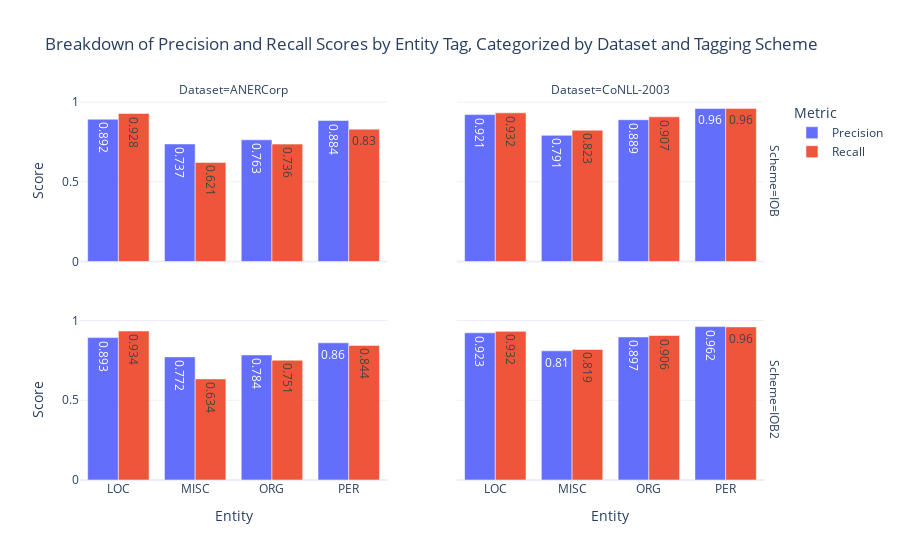

Here is the notebook cell this chart was saved with:
### Code cell
# Confusion matrix heatmap example
report_bar = ReportBarChart(dash_data, mappings)
report_bar.visualize()

### Figure 1 — Plotly figure (JSON) as saved in the notebook; plotly's stock layout.template omitted (floating-point values rounded to 4 significant figures)
{"data": [{"alignmentgroup": "True", "hovertemplate": "Metric=Precision<br>Scheme=IOB<br>Dataset=ANERCorp<br>Entity=%{x}<br>Score=%{text}<extra></extra>", "legendgroup": "Precision", "marker": {"color": "#636efa", "pattern": {"shape": ""}}, "name": "Precision", "offsetgroup": "Precision", "orientation": "v", "showlegend": true, "text": [0.892, 0.737, 0.763, 0.884], "textposition": "auto", "type": "bar", "x": ["LOC", "MISC", "ORG", "PER"], "xaxis": "x3", "y": [0.892, 0.737, 0.763, 0.884], "yaxis": "y3"}, {"alignmentgroup": "True", "hovertemplate": "Metric=Precision<br>Scheme=IOB<br>Dataset=CoNLL-2003<br>Entity=%{x}<br>Score=%{text}<extra></extra>", "legendgroup": "Precision", "marker": {"color": "#636efa", "pattern": {"shape": ""}}, "name": "Precision", "offsetgroup": "Precision", "orientation": "v", "showlegend": false, "text": [0.921, 0.791, 0.889, 0.96], "textposition": "auto", "type": "bar", "x": ["LOC", "MISC", "ORG", "PER"], "xaxis": "x4", "y": [0.921, 0.791, 0.889, 0.96], "yaxis": "y4"}, {"alignmentgroup": "True", "hovertemplate": "Metric=Precision<br>Scheme=IOB2<br>Dataset=ANERCorp<br>Entity=%{x}<br>Score=%{text}<extra></extra>", "legendgroup": "Precision", "marker": {"color": "#636efa", "pattern": {"shape": ""}}, "name": "Precision", "offsetgroup": "Precision", "orientation": "v", "showlegend": false, "text": [0.893, 0.772, 0.784, 0.86], "textposition": "auto", "type": "bar", "x": ["LOC", "MISC", "ORG", "PER"], "xaxis": "x", "y": [0.893, 0.772, 0.784, 0.86], "yaxis": "y"}, {"alignmentgroup": "True", "hovertemplate": "Metric=Precision<br>Scheme=IOB2<br>Dataset=CoNLL-2003<br>Entity=%{x}<br>Score=%{text}<extra></extra>", "legendgroup": "Precision", "marker": {"color": "#636efa", "pattern": {"shape": ""}}, "name": "Precision", "offsetgroup": "Precision", "orientation": "v", "showlegend": false, "text": [0.923, 0.81, 0.897, 0.962], "textposition": "auto", "type": "bar", "x": ["LOC", "MISC", "ORG", "PER"], "xaxis": "x2", "y": [0.923, 0.81, 0.897, 0.962], "yaxis": "y2"}, {"alignmentgroup": "True", "hovertemplate": "Metric=Recall<br>Scheme=IOB<br>Dataset=ANERCorp<br>Entity=%{x}<br>Score=%{text}<extra></extra>", "legendgroup": "Recall", "marker": {"color": "#EF553B", "pattern": {"shape": ""}}, "name": "Recall", "offsetgroup": "Recall", "orientation": "v", "showlegend": true, "text": [0.928, 0.621, 0.736, 0.83], "textposition": "auto", "type": "bar", "x": ["LOC", "MISC", "ORG", "PER"], "xaxis": "x3", "y": [0.928, 0.621, 0.736, 0.83], "yaxis": "y3"}, {"alignmentgroup": "True", "hovertemplate": "Metric=Recall<br>Scheme=IOB<br>Dataset=CoNLL-2003<br>Entity=%{x}<br>Score=%{text}<extra></extra>", "legendgroup": "Recall", "marker": {"color": "#EF553B", "pattern": {"shape": ""}}, "name": "Recall", "offsetgroup": "Recall", "orientation": "v", "showlegend": false, "text": [0.932, 0.823, 0.907, 0.96], "textposition": "auto", "type": "bar", "x": ["LOC", "MISC", "ORG", "PER"], "xaxis": "x4", "y": [0.932, 0.823, 0.907, 0.96], "yaxis": "y4"}, {"alignmentgroup": "True", "hovertemplate": "Metric=Recall<br>Scheme=IOB2<br>Dataset=ANERCorp<br>Entity=%{x}<br>Score=%{text}<extra></extra>", "legendgroup": "Recall", "marker": {"color": "#EF553B", "pattern": {"shape": ""}}, "name": "Recall", "offsetgroup": "Recall", "orientation": "v", "showlegend": false, "text": [0.934, 0.634, 0.751, 0.844], "textposition": "auto", "type": "bar", "x": ["LOC", "MISC", "ORG", "PER"], "xaxis": "x", "y": [0.934, 0.634, 0.751, 0.844], "yaxis": "y"}, {"alignmentgroup": "True", "hovertemplate": "Metric=Recall<br>Scheme=IOB2<br>Dataset=CoNLL-2003<br>Entity=%{x}<br>Score=%{text}<extra></extra>", "legendgroup": "Recall", "marker": {"color": "#EF553B", "pattern": {"shape": ""}}, "name": "Recall", "offsetgroup": "Recall", "orientation": "v", "showlegend": false, "text": [0.932, 0.819, 0.906, 0.96], "textposition": "auto", "type": "bar", "x": ["LOC", "MISC", "ORG", "PER"], "xaxis": "x2", "y": [0.932, 0.819, 0.906, 0.96], "yaxis": "y2"}], "layout": {"annotations": [{"font": {}, "showarrow": false, "text": "Dataset=ANERCorp", "x": 0.22, "xanchor": "center", "xref": "paper", "y": 1, "yanchor": "bottom", "yref": "paper"}, {"font": {}, "showarrow": false, "text": "Dataset=CoNLL-2003", "x": 0.76, "xanchor": "center", "xref": "paper", "y": 1, "yanchor": "bottom", "yref": "paper"}, {"font": {}, "showarrow": false, "text": "Scheme=IOB2", "textangle": 90, "x": 0.98, "xanchor": "left", "xref": "paper", "y": 0.2125, "yanchor": "middle", "yref": "paper"}, {"font": {}, "showarrow": false, "text": "Scheme=IOB", "textangle": 90, "x": 0.98, "xanchor": "left", "xref": "paper", "y": 0.7875, "yanchor": "middle", "yref": "paper"}], "barmode": "group", "legend": {"title": {"text": "Metric"}, "tracegroupgap": 0}, "title": {"text": "Breakdown of Precision and Recall Scores by Entity Tag, Categorized by Dataset and Tagging Scheme"}, "xaxis": {"anchor": "y", "domain": [0, 0.44], "title": {"text": "Entity"}}, "xaxis2": {"anchor": "y2", "domain": [0.54, 0.98], "matches": "x", "title": {"text": "Entity"}}, "xaxis3": {"anchor": "y3", "domain": [0, 0.44], "matches": "x", "showticklabels": false}, "xaxis4": {"anchor": "y4", "domain": [0.54, 0.98], "matches": "x", "showticklabels": false}, "yaxis": {"anchor": "x", "domain": [0, 0.425], "title": {"text": "Score"}}, "yaxis2": {"anchor": "x2", "domain": [0, 0.425], "matches": "y", "showticklabels": false}, "yaxis3": {"anchor": "x3", "domain": [0.575, 1], "matches": "y", "title": {"text": "Score"}}, "yaxis4": {"anchor": "x4", "domain": [0.575, 1], "matches": "y", "showticklabels": false}}}
